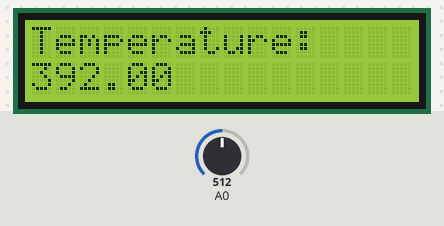
Recording of a sketch running on a simulated Arduino Uno, built with avr-gcc and run on an emulated ATmega328P. On the bench: 16×2 character LCD. The inputs (shaded band) are chosen by the test bench; at power-on: A0 = 512. What the sketch prints to the serial monitor is not drawn.

Above: at 1.2 s.
1.3 s: A0 set to 716
At 4.0 s:
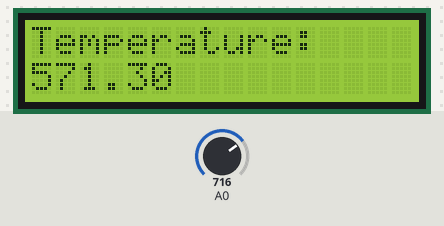
5.2 s: A0 set to 900
At 7.5 s:
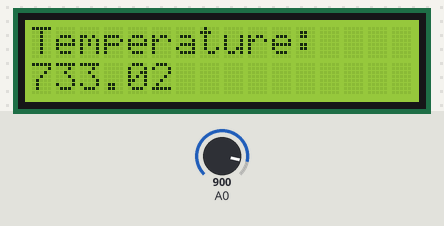
9.1 s: A0 set to 1023
At 13.4 s:
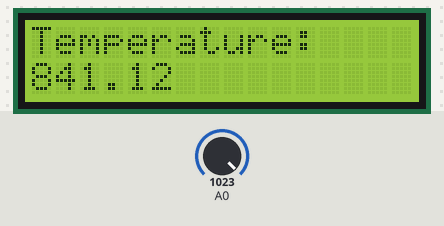
Timing chart, 0 to 14.9 s (numbered marks = the images above; inputs shaded):
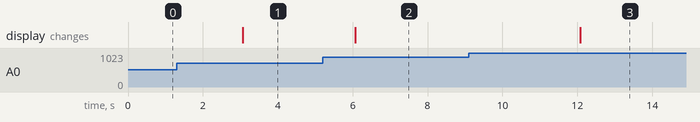

Measured:
- after the input at 1.3 s, the display: changes after 1.8 s (image 1)
- after the input at 5.2 s, the display: changes after 0.87 s (image 2)
- after the input at 9.1 s, the display: changes after 3.0 s (image 3)

The sketch:

arduino_temp_lcd.ino
```cpp
const int temperaturePin = 0;

// include the library code:
#include <LiquidCrystal.h>

// initialize the library with the numbers of the interface pins
LiquidCrystal lcd(12, 11, 5, 4, 3, 2);

void setup() {
   // The speed is measured in bits per second, also known as
  // "baud rate". 9600 is a very commonly used baud rate,
  // and will transfer about 10 characters per second.

  Serial.begin(9600);

  // set up the LCD's number of columns and rows:
  lcd.begin(16, 2);
  // Print a message to the LCD.
  lcd.print("Temperature:");
}

void loop() {
   // We'll declare three floating-point variables
  // (We can declare multiple variables of the same type on one line:)

  float voltage, degreesF, degreesC;

    // First we'll measure the voltage at the analog pin. Normally
  // we'd use analogRead(), which returns a number from 0 to 1023.
  // Here we've written a function (further down) called
  // getVoltage() that returns the true voltage (0 to 5 Volts)
  // present on an analog input pin.

  voltage = getVoltage(temperaturePin);

   // Now we'll convert the voltage to degrees Celsius.
  // This formula comes from the temperature sensor datasheet:

  degreesC = (voltage - 0.5) * 100.0;

  // While we're at it, let's convert degrees Celsius to Fahrenheit.
  // This is the classic C to F conversion formula:

  degreesF = (degreesC * (9.0/5.0) + 32.0);
  // set the cursor to column 0, line 1
  // (note: line 1 is the second row, since counting begins with 0):
  lcd.setCursor(0, 1);
  // print the number of seconds since reset:
   lcd.print(degreesF);
   Serial.println(degreesF);
   delay(3000); // repeat once per second (change as you wish!)
}

float getVoltage(int pin)
{
  // This function has one input parameter, the analog pin number
  // to read. You might notice that this function does not have
  // "void" in front of it; this is because it returns a floating-
  // point value, which is the true voltage on that pin (0 to 5V).

  // You can write your own functions that take in parameters
  // and return values. Here's how:

    // To take in parameters, put their type and name in the
    // parenthesis after the function name (see above). You can
    // have multiple parameters, separated with commas.

    // To return a value, put the type BEFORE the function name
    // (see "float", above), and use a return() statement in your code
    // to actually return the value (see below).

    // If you don't need to get any parameters, you can just put
    // "()" after the function name.

    // If you don't need to return a value, just write "void" before
    // the function name.

  // Here's the return statement for this function. We're doing
  // all the math we need to do within this statement:

  return (analogRead(pin) * 0.004882814);

  // This equation converts the 0 to 1023 value that analogRead()
  // returns, into a 0.0 to 5.0 value that is the true voltage
  // being read at that pin.
}
```
